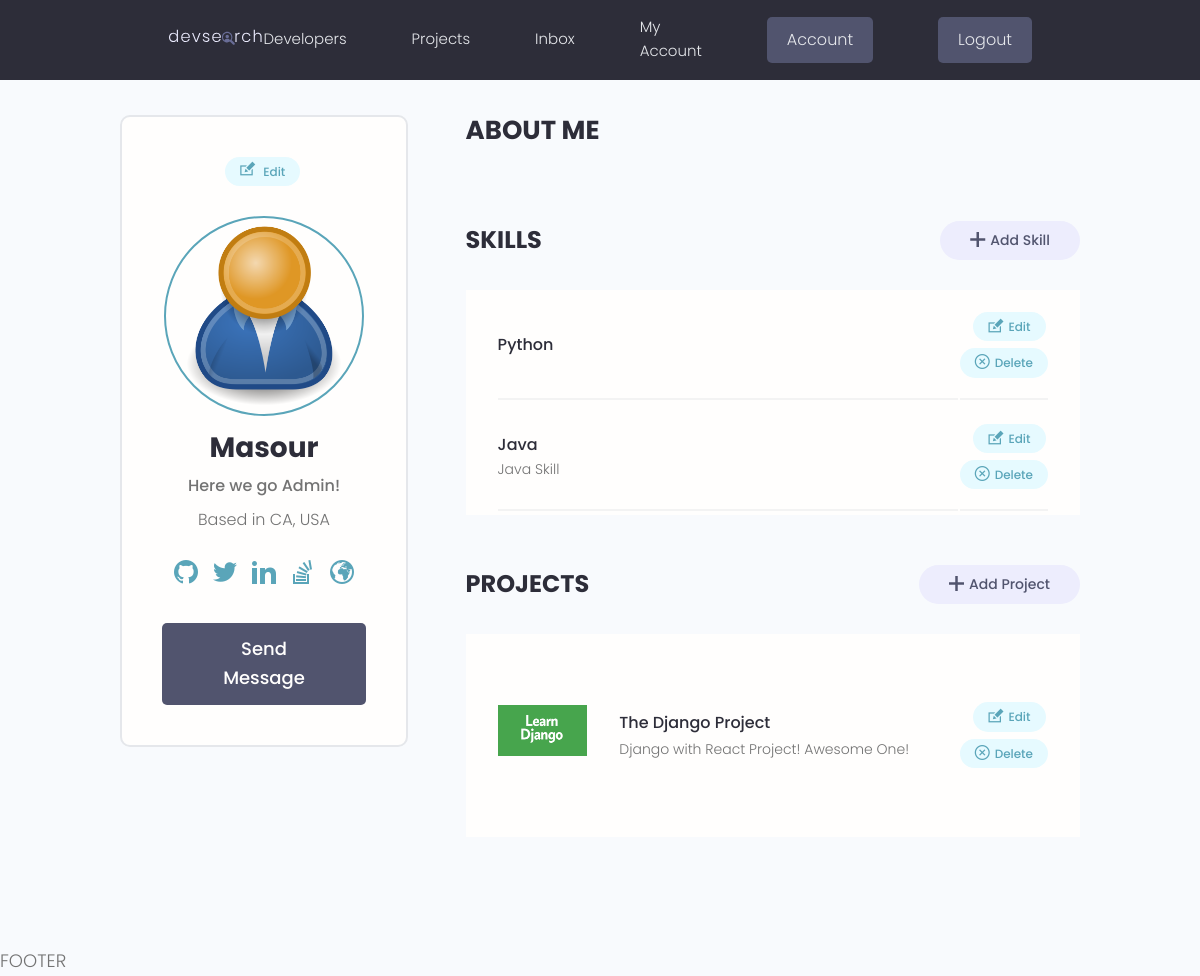
/account/ (signed in), run on an earlier commit of the app's database.
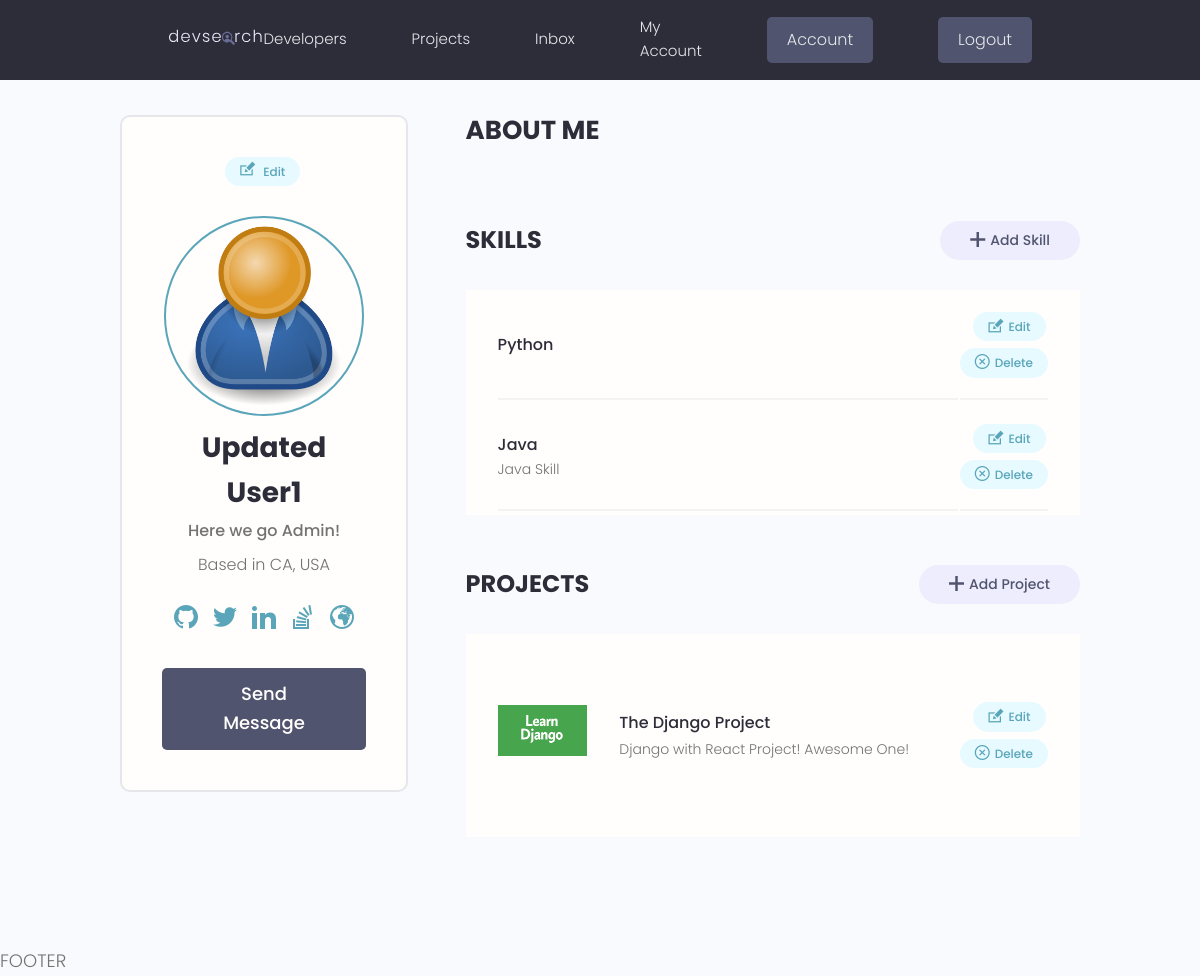
And on a later commit of the database.
### users/models.py (models this page shows, shortened)
class Profile(models.Model):
    user = models.OneToOneField(User, on_delete=models.CASCADE, null=True)
    name = models.CharField(max_length=200, blank=True, null=True)
    email = models.EmailField(max_length=500, blank=True, null=True)
    username = models.CharField(max_length=200, blank=True, null=True)
    location = models.CharField(max_length=200, blank=True, null=True)
    short_intro = models.CharField(max_length=200, blank=True, null=True)
    bio = models.TextField(blank=True, null=True)
    profile_image = models.ImageField(null=True, blank=True, upload_to='profiles/', default='profiles/user-default.png')
    social_github = models.CharField(max_length=200, blank=True, null=True)
    social_twitter = models.CharField(max_length=200, blank=True, null=True)
    social_linkedin = models.CharField(max_length=200, blank=True, null=True)
    social_youtube = models.CharField(max_length=200, blank=True, null=True)
    social_website = models.CharField(max_length=200, blank=True, null=True)
    created = models.DateTimeField(auto_now_add=True)
    id = models.UUIDField(default=uuid.uuid4, unique=True, primary_key=True, editable=False)

### users/views.py (the view)
# urls.py: path('account/', views.userAccount, name="account"),
@login_required(login_url='login')
def userAccount(request):
    profile = request.user.profile
    skills = profile.skill_set.all()
    projects = profile.project_set.all()
    context = {'profile': profile, 'skills':skills, 'projects':projects}
    return render(request, 'users/account.html', context)

### users/templates/users/account.html (shortened to what the changed rows need)
{% extends 'main.html' %}
{% block content %}
  <main class="settingsPage profile my-md">
    <div class="container">
      <div class="layout">
        <div class="column column--1of3">
          <div class="card text-center">
            <div class="card__body dev">
              <a class="tag tag--pill tag--main settings__btn" href="{% url 'edit-account' %}"><i class="im im-edit"></i> Edit</a>
              <img class="avatar avatar--xl dev__avatar" src="{{profile.profile_image.url}}" />
              <h2 class="dev__name">{{profile.name}}</h2>
              <p class="dev__title">{{profile.short_intro}}</p>
              <p class="dev__location">Based in {{profile.location}}</p>
              <ul class="dev__social">
                {% if profile.social_github %}
                <li>
                </li>
                {% endif %}
                {% if profile.social_twitter %}
                <li>
                </li>
                {% endif %}
                {% if profile.social_linkedin %}
                <li>
                </li>
                {% endif %}
                {% if profile.social_youtube %}
                <li>
                </li>
                {% endif %}
                {% if profile.social_website %}
                <li>
                </li>
                {% endif %}
              </ul>
              <a href="#" class="btn btn--sub btn--lg">Send Message </a>
            </div>
          </div>
        </div>
      </div>
    </div>
  </main>
  {% endblock content %}

What changed in the data, as far as the page shows it:
changed Profile "Here we go Admin!": name "Masour" → "Updated User1"
